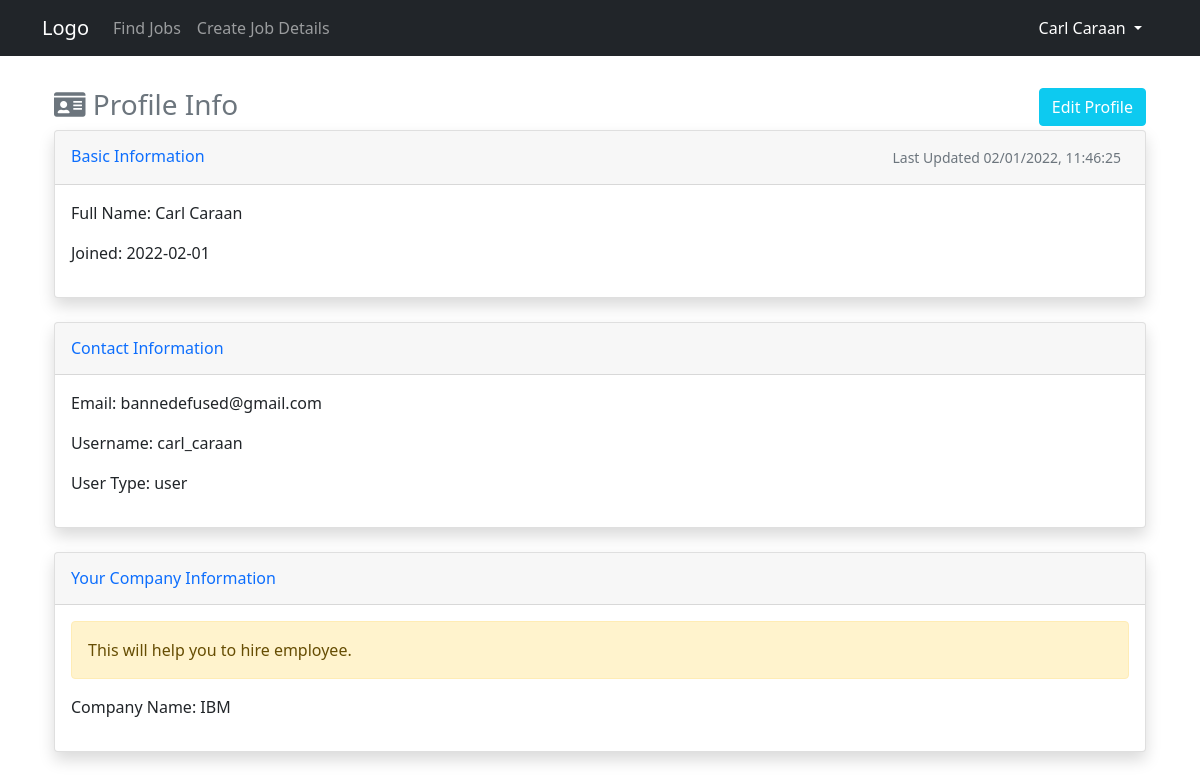
The app's page /user/profile (signed in), older data.
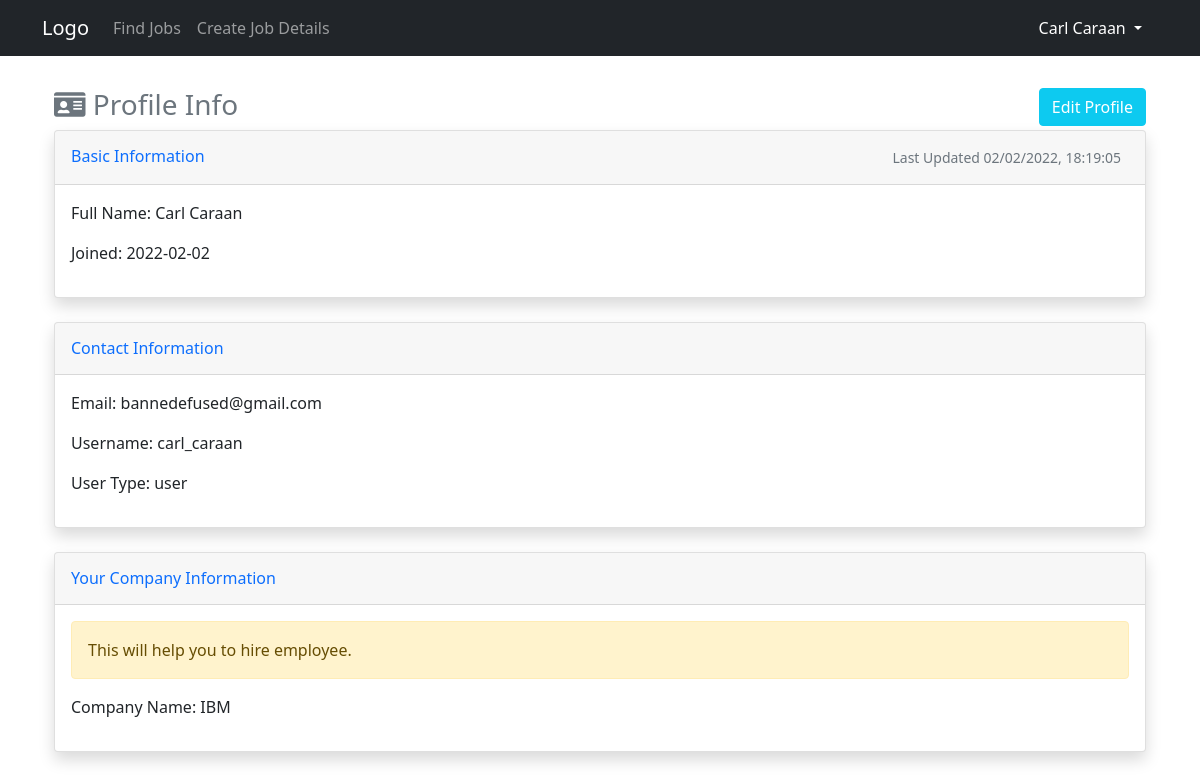
The same page, newer data.
### website/models.py (models this page shows)
class User(db.Model, UserMixin):
    id = db.Column(db.Integer, primary_key=True)
    email = db.Column(db.String(150), unique=True)
    username = db.Column(db.String(150), unique=True)
    firstname = db.Column(db.String(150))
    lastname = db.Column(db.String(150))
    company = db.Column(db.String(150))
    password = db.Column(db.String(150))
    usertype = db.Column(db.String(10))
    date_created = db.Column(db.DateTime, default=datetime.now())
    date_updated = db.Column(db.DateTime(
        timezone=True), onupdate=datetime.now())
    posts = db.relationship('Post', backref='user', passive_deletes="True")
    likes = db.relationship('Like', backref='user', passive_deletes="True")

### website/views.py (the view)
@views.route("/user/profile")
@login_required
def user_profile_view():
    users = User.query.all()
    return render_template("user/profile/view_profile.html", user=current_user,  users=users)

### website/__init__.py (called while the page is built)
def create_app():
    app = Flask(__name__)
    app.config['SECRET_KEY'] = "helloworld"
    app.config['SQLALCHEMY_DATABASE_URI'] = f'sqlite:///{DB_NAME}'
    app.config['SQLALCHEMY_TRACK_MODIFICATIONS'] = True
    db.init_app(app)
    from .views import views
    from .auth import auth
    app.register_blueprint(views, url_prefix="/")
    app.register_blueprint(auth, url_prefix="/")
    from .models import User, Post
    create_database(app)
    login_manager = LoginManager()
    login_manager.login_view = "auth.login"
    login_manager.init_app(app)
    @login_manager.user_loader
    def load_user(id):
        return User.query.get(int(id))
    return app

### website/templates/user/profile/view_profile.html (shortened to what this page needs)
{% extends "user/base.html" %}
{% set active_page = "view_profile" %}
{% block content %}
<div class="container-fluid">
    <h3 class="mt-3 mb-2 text-muted w-100"><i class="fas fa-id-card"></i> Profile Info
        <a href="/user/profile/edit" class="btn btn-info float-end text-white">Edit Profile</a>
    </h3>
    <div class="card shadow mb-4">
        <div class="card-header py-3">
            <h6 class="m-0 font-weight-bold text-primary float-start">Basic Information</h6>
            <small class="text-muted me-2 float-end">
                {% if user.date_updated == None %}
                Last Updated {{ user.date_created.strftime("%m/%d/%Y, %H:%M:%S") }}
                {% else %}
                Updated {{ user.date_updated.strftime("%m/%d/%Y, %H:%M:%S") }}
                {% endif %}
            </small>
        </div>
        <div class="card-body">
            <p>Full Name: {{ user.firstname }} {{ user.lastname }}</p>
            <p>Joined: {{ user.date_created.strftime('%Y-%m-%d') }}</p>
        </div>
    </div>
    <div class="card shadow mb-4">
        <div class="card-header py-3">
            <h6 class="m-0 font-weight-bold text-primary">Contact Information</h6>
        </div>
        <div class="card-body">
            <p>Email: {{ user.email }}</p>
            <p>Username: {{ user.username }}</p>
            <p>User Type: {{ user.usertype }}</p>
        </div>
    </div>
    <div class="card shadow mb-4">
        <div class="card-header py-3">
            <h6 class="m-0 font-weight-bold text-primary">Your Company Information</h6>
        </div>
        <div class="card-body">
            <div class="alert alert-warning">
                This will help you to hire employee.
            </div>
            <p>Company Name: {{ user.company }}</p>
        </div>
    </div>
</div>
{% endblock %}

### website/templates/user/base.html (shortened to what this page needs)
<!DOCTYPE html>
<html lang="en">
<head>
    <link href="https://cdn.jsdelivr.net/npm/bootstrap@5.1.3/dist/css/bootstrap.min.css" rel="stylesheet">
    <link rel="stylesheet" href="https://use.fontawesome.com/releases/v5.15.4/css/all.css">
    <link rel="stylesheet" href="https://cdnjs.cloudflare.com/ajax/libs/trix/1.3.1/trix.css">
    <link rel="stylesheet" href="{{ url_for('static',filename='user/css/style.css') }}">
    <link rel="stylesheet" href="{{ url_for('static',filename='user/css/salary.scss') }}">
    <link rel="stylesheet" href="{{ url_for('static',filename='user/css/slider.css') }}">
</head>
<body>
    <nav class="navbar navbar-expand-lg navbar-dark bg-dark">
        <div class="container">
            <a class="navbar-brand" href="/home">Logo</a>
            <div class="collapse navbar-collapse" id="navbarSupportedContent">
                <ul class="navbar-nav me-auto mb-2 mb-lg-0">
                    <li class="nav-item">
                        <a href="/home" class="nav-item nav-link {{ 'active' if active_page == 'view_post' else '' }}">Find Jobs</a>
                    </li>
                    <li class="nav-item">
                        {% if user.is_authenticated %}
                        <a class="nav-item nav-link {{ 'active' if active_page == 'add_post' else '' }}" href="/create-post">Create Job Details</a>
                    </li>
                    {% endif %}
                </ul>
                <li class="d-flex nav-item dropdown">
                    <a class="nav-link text-secondary dropdown-toggle ps-0 {{ 'text-white' if active_page == 'edit_password' or active_page == 'edit_profile' or active_page == 'view_profile' else '' }}" href="#" id="navbarDropdown" role="button"
                        data-bs-toggle="dropdown" aria-expanded="false">
                        {{ current_user.firstname }}
                        {{ current_user.lastname }}
                    </a>
                </li>
            </div>
        </div>
    </nav>
    <div class="container pt-3">
        {% block content %}{% endblock %}
    </div>
</body>
</html>

Row changes from the older to the newer data that the page shows:
changed User "Carl": date_created "02/01/2022, 11:46:25" → "02/02/2022, 18:19:05"; date_created "2022-02-01" → "2022-02-02"
